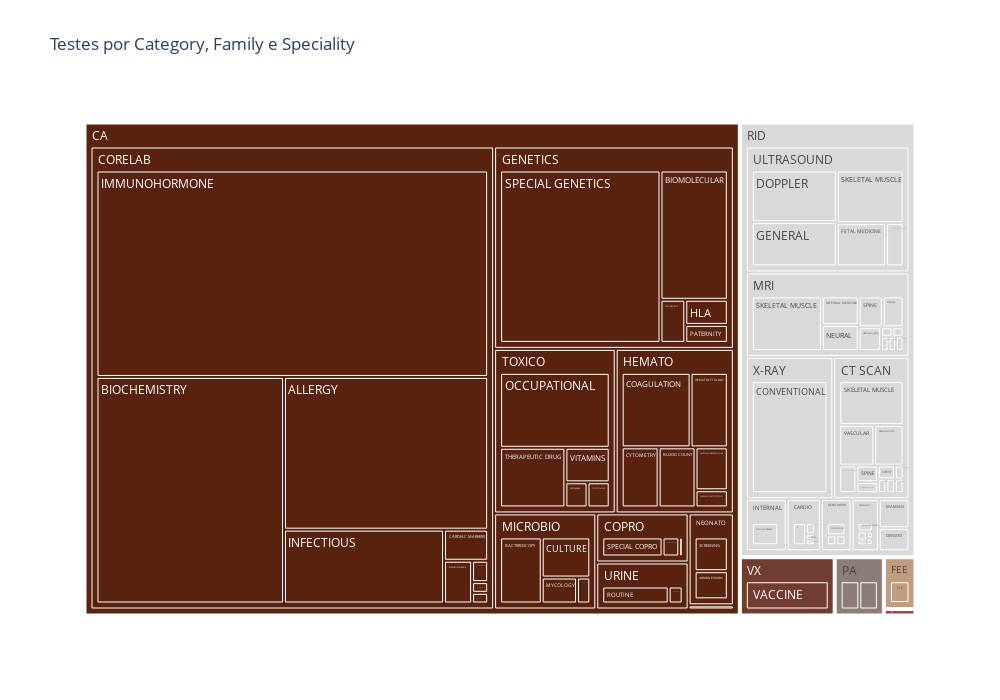

The code cell stored with this chart in its notebook:
### Code cell
colors = ['#D9D9D9', '#59220E', '#BF9D7E', '#8C7D77', '#733C30', '#ac3a4e']

fig = px.treemap(categorias_testes,
                 path=["Category","Family","Speciality"],
                 values='CodItem',
                 color='Category',
                 color_discrete_sequence = colors,
                 width=1000, height=700,
                 title="Testes por Category, Family e Speciality",)

fig.show()

### Figure 1 — Plotly figure (JSON) as saved in the notebook; plotly's stock layout.template omitted (floating-point values rounded to 4 significant figures)
{"data": [{"branchvalues": "total", "customdata": [["RID"], ["CA"], ["CA"], ["CA"], ["RID"], ["CA"], ["RID"], ["CA"], ["RID"], ["CA"], ["RID"], ["RID"], ["FEE"], ["RID"], ["RID"], ["RID"], ["RID"], ["RID"], ["RID"], ["CA"], ["FEE"], ["FEE"], ["CA"], ["PA"], ["CA"], ["CA"], ["CA"], ["CA"], ["CA"], ["CA"], ["RID"], ["RID"], ["RID"], ["RID"], ["RID"], ["CA"], ["RID"], ["RID"], ["RID"], ["RID"], ["CA"], ["CA"], ["CA"], ["PA"], ["CA"], ["CA"], ["CA"], ["FEE"], ["CA"], ["RID"], ["CA"], ["RID"], ["RID"], ["RID"], ["CA"], ["CA"], ["CA"], ["RID"], ["RID"], ["CA"], ["RID"], ["CA"], ["CA"], ["VX"], ["RID"], ["RID"], ["CA                                      "], ["RID"], ["CA"], ["CA"], ["CA"], ["CA"], ["CA"], ["RID"], ["RID"], ["RID"], ["RID"], ["RID"], ["RID"], ["PA"], ["RID"], ["RID"], ["RID"], ["RID"], ["RID"], ["CA"], ["RID"], ["RID"], ["CA"], ["PA"], ["RID"], ["CA"], ["RID"], ["PA"], ["RID"], ["CA"], ["CA"], ["RID"], ["PA"], ["RID"], ["CA"], ["FEE"], ["RID"], ["CA"], ["CA                                      "], ["RID"], ["CA"], ["RID"], ["RID"], ["CA"], ["RID"], ["CA"], ["CA"], ["RID"], ["CA"], ["VX"], ["RID"], ["CA"], ["CA                                      "], ["FEE"], ["PA"], ["RID"], ["VX"]], "domain": {"x": [0, 1], "y": [0, 1]}, "hovertemplate": "labels=%{label}<br>CodItem=%{value}<br>parent=%{parent}<br>id=%{id}<br>Category=%{customdata[0]}<extra></extra>", "ids": ["RID/CARDIO/ABPM", "CA/MICROBIO/CULTURE", "CA/GENETICS/CYTOGENETIC", "CA/HEMATO/CYTOMETRY", "RID/DENSITO/DENSITOMETRY", "CA/DIAG/DIAGNOSTIC MEDICINE", "RID/ULTRASOUND/DOPPLER", "CA/TOXICO/DRUG ABUSE", "RID/CARDIO/ECHOCARDIOGRAPHY", "CA/CORELAB/ELECTROPHORESIS", "RID/GASTROENT/ENDOSCOPY", "RID/CARDIO/ERGOMETRY", "FEE/FEE/FEE", "RID/ULTRASOUND/FETAL MEDICINE", "RID/MRI/GENERAL", "RID/ULTRASOUND/GENERAL", "RID/X-RAY/CONVENTIONAL", "RID/GENITOURIN/COLPOSCOPY", "RID/CT SCAN/FETAL MEDICINE", "CA/HEMATO/COAGULATION", "FEE/FEE/AC / AP / VACCINE RATE", "FEE/FEE/AC RATE", "CA/CORELAB/ALLERGY", "PA/ANATOMO/ANATOMOPATHOLOGICAL", "CA/MICROBIO/BACTEROSCOPY", "CA/CORELAB/BIOCHEMISTRY", "CA/GENETICS/BIOMOLECULAR", "CA/CORELAB/AUTOIMMUNITY", "CA/CORELAB/BLOOD GAS", "CA/CORELAB/CARDIAC MARKERS", "RID/INTERNAL/CARDIOTOCOGRAPHY", "RID/CT SCAN/CARDIOVASCULAR", "RID/MRI/CARDIOVASCULAR", "RID/CT SCAN/CHEST", "RID/MRI/CHEST", "CA/HEMATO/BLOOD COUNT", "RID/GASTROENT/COLONOSCOPY", "RID/CARDIO/GRAPHICAL METHODS", "RID/CT SCAN/HEAD AND NECK", "RID/MRI/HEAD AND NECK", "CA/HEMATO/HEMATOCYTOLOGY", "CA/COPRO/HIDDEN BLOOD", "CA/HEMATO/IMMUNOHEMATOLOGY", "PA/ANATOMO/IMMUNOHISTOCHEMISTRY", "CA/HEMATO/IMMUNOFETOTYPING", "CA/GENETICS/HLA", "CA/CORELAB/POCT", "FEE/FEE/RESEARCH FEE", "CA/URINE/ROUTINE", "RID/INTERNAL/SCINTILOGRAPHY", "CA/NEONATO/SCREENING", "RID/CT SCAN/SKELETAL MUSCLE", "RID/MRI/SKELETAL MUSCLE", "RID/ULTRASOUND/SKELETAL MUSCLE", "CA/URINE/SPECIAL", "CA/COPRO/SPECIAL COPRO", "CA/GENETICS/SPECIAL GENETICS", "RID/CT SCAN/SPINE", "RID/MRI/SPINE", "CA/TOXICO/THERAPEUTIC DRUG", "RID/GASTROENT/THERAPY", "CA/TOXICO/TOXICOLOGY", "CA/MICROBIO/UROCULTURE", "VX/VACCINE/VACCINE", "RID/CT SCAN/VASCULAR", "RID/MRI/VASCULAR", "CA                                      /GENETICS/SPECIAL GENETICS", "RID/GENITOURIN/PENISCOPY", "CA/CORELAB/IMMUNOHORMONE", "CA/COPRO/PARASITOLOGY", "CA/TOXICO/VITAMINS", "CA/NEONATO/INBORN ERRORS", "CA/CORELAB/INFECTIOUS", "RID/CT SCAN/INTERNAL MEDICINE", "RID/MRI/INTERNAL MEDICINE", "RID/GASTROENT/INVASIVE PROCEDURE", "RID/MAMMO/INVASIVE PROCEDURE", "RID/ULTRASOUND/INVASIVE PROCEDURE", "RID/GASTROENT/LARYNGOSCOPY", "PA/CYTO/LIQUID CYTOLOGY", "RID/MRI/MAMA", "RID/MAMMO/MAMMOGRAPHY", "RID/CT SCAN/MAT / MED", "RID/MAMMO/MAT / MED", "RID/MRI/MAT / MED", "CA/MICROBIO/MYCOLOGY", "RID/CT SCAN/NEURAL", "RID/MRI/NEURAL", "CA/TOXICO/OCCUPATIONAL", "PA/CYTO/ONCOTIC CYTOLOGY", "RID/CT SCAN/OTHERS", "CA/GENETICS/PATERNITY", "RID/GENITOURIN/VULVOSCOPY", "PA/ANATOMO", "RID/CARDIO", "CA/COPRO", "CA/CORELAB", "RID/CT SCAN", "PA/CYTO", "RID/DENSITO", "CA/DIAG", "FEE/FEE", "RID/GASTROENT", "CA/GENETICS", "CA                                      /GENETICS", "RID/GENITOURIN", "CA/HEMATO", "RID/INTERNAL", "RID/MAMMO", "CA/MICROBIO", "RID/MRI", "CA/NEONATO", "CA/TOXICO", "RID/ULTRASOUND", "CA/URINE", "VX/VACCINE", "RID/X-RAY", "CA", "CA                                      ", "FEE", "PA", "RID", "VX"], "labels": ["ABPM", "CULTURE", "CYTOGENETIC", "CYTOMETRY", "DENSITOMETRY", "DIAGNOSTIC MEDICINE", "DOPPLER", "DRUG ABUSE", "ECHOCARDIOGRAPHY", "ELECTROPHORESIS", "ENDOSCOPY", "ERGOMETRY", "FEE", "FETAL MEDICINE", "GENERAL", "GENERAL", "CONVENTIONAL", "COLPOSCOPY", "FETAL MEDICINE", "COAGULATION", "AC / AP / VACCINE RATE", "AC RATE", "ALLERGY", "ANATOMOPATHOLOGICAL", "BACTEROSCOPY", "BIOCHEMISTRY", "BIOMOLECULAR", "AUTOIMMUNITY", "BLOOD GAS", "CARDIAC MARKERS", "CARDIOTOCOGRAPHY", "CARDIOVASCULAR", "CARDIOVASCULAR", "CHEST", "CHEST", "BLOOD COUNT", "COLONOSCOPY", "GRAPHICAL METHODS", "HEAD AND NECK", "HEAD AND NECK", "HEMATOCYTOLOGY", "HIDDEN BLOOD", "IMMUNOHEMATOLOGY", "IMMUNOHISTOCHEMISTRY", "IMMUNOFETOTYPING", "HLA", "POCT", "RESEARCH FEE", "ROUTINE", "SCINTILOGRAPHY", "SCREENING", "SKELETAL MUSCLE", "SKELETAL MUSCLE", "SKELETAL MUSCLE", "SPECIAL", "SPECIAL COPRO", "SPECIAL GENETICS", "SPINE", "SPINE", "THERAPEUTIC DRUG", "THERAPY", "TOXICOLOGY", "UROCULTURE", "VACCINE", "VASCULAR", "VASCULAR", "SPECIAL GENETICS", "PENISCOPY", "IMMUNOHORMONE", "PARASITOLOGY", "VITAMINS", "INBORN ERRORS", "INFECTIOUS", "INTERNAL MEDICINE", "INTERNAL MEDICINE", "INVASIVE PROCEDURE", "INVASIVE PROCEDURE", "INVASIVE PROCEDURE", "LARYNGOSCOPY", "LIQUID CYTOLOGY", "MAMA", "MAMMOGRAPHY", "MAT / MED", "MAT / MED", "MAT / MED", "MYCOLOGY", "NEURAL", "NEURAL", "OCCUPATIONAL", "ONCOTIC CYTOLOGY", "OTHERS", "PATERNITY", "VULVOSCOPY", "ANATOMO", "CARDIO", "COPRO", "CORELAB", "CT SCAN", "CYTO", "DENSITO", "DIAG", "FEE", "GASTROENT", "GENETICS", "GENETICS", "GENITOURIN", "HEMATO", "INTERNAL", "MAMMO", "MICROBIO", "MRI", "NEONATO", "TOXICO", "ULTRASOUND", "URINE", "VACCINE", "X-RAY", "CA", "CA                                      ", "FEE", "PA", "RID", "VX"], "marker": {"colors": ["#D9D9D9", "#59220E", "#59220E", "#59220E", "#D9D9D9", "#59220E", "#D9D9D9", "#59220E", "#D9D9D9", "#59220E", "#D9D9D9", "#D9D9D9", "#BF9D7E", "#D9D9D9", "#D9D9D9", "#D9D9D9", "#D9D9D9", "#D9D9D9", "#D9D9D9", "#59220E", "#BF9D7E", "#BF9D7E", "#59220E", "#8C7D77", "#59220E", "#59220E", "#59220E", "#59220E", "#59220E", "#59220E", "#D9D9D9", "#D9D9D9", "#D9D9D9", "#D9D9D9", "#D9D9D9", "#59220E", "#D9D9D9", "#D9D9D9", "#D9D9D9", "#D9D9D9", "#59220E", "#59220E", "#59220E", "#8C7D77", "#59220E", "#59220E", "#59220E", "#BF9D7E", "#59220E", "#D9D9D9", "#59220E", "#D9D9D9", "#D9D9D9", "#D9D9D9", "#59220E", "#59220E", "#59220E", "#D9D9D9", "#D9D9D9", "#59220E", "#D9D9D9", "#59220E", "#59220E", "#733C30", "#D9D9D9", "#D9D9D9", "#ac3a4e", "#D9D9D9", "#59220E", "#59220E", "#59220E", "#59220E", "#59220E", "#D9D9D9", "#D9D9D9", "#D9D9D9", "#D9D9D9", "#D9D9D9", "#D9D9D9", "#8C7D77", "#D9D9D9", "#D9D9D9", "#D9D9D9", "#D9D9D9", "#D9D9D9", "#59220E", "#D9D9D9", "#D9D9D9", "#59220E", "#8C7D77", "#D9D9D9", "#59220E", "#D9D9D9", "#8C7D77", "#D9D9D9", "#59220E", "#59220E", "#D9D9D9", "#8C7D77", "#D9D9D9", "#59220E", "#BF9D7E", "#D9D9D9", "#59220E", "#ac3a4e", "#D9D9D9", "#59220E", "#D9D9D9", "#D9D9D9", "#59220E", "#D9D9D9", "#59220E", "#59220E", "#D9D9D9", "#59220E", "#733C30", "#D9D9D9", "#59220E", "#ac3a4e", "#BF9D7E", "#8C7D77", "#D9D9D9", "#733C30"]}, "name": "", "parents": ["RID/CARDIO", "CA/MICROBIO", "CA/GENETICS", "CA/HEMATO", "RID/DENSITO", "CA/DIAG", "RID/ULTRASOUND", "CA/TOXICO", "RID/CARDIO", "CA/CORELAB", "RID/GASTROENT", "RID/CARDIO", "FEE/FEE", "RID/ULTRASOUND", "RID/MRI", "RID/ULTRASOUND", "RID/X-RAY", "RID/GENITOURIN", "RID/CT SCAN", "CA/HEMATO", "FEE/FEE", "FEE/FEE", "CA/CORELAB", "PA/ANATOMO", "CA/MICROBIO", "CA/CORELAB", "CA/GENETICS", "CA/CORELAB", "CA/CORELAB", "CA/CORELAB", "RID/INTERNAL", "RID/CT SCAN", "RID/MRI", "RID/CT SCAN", "RID/MRI", "CA/HEMATO", "RID/GASTROENT", "RID/CARDIO", "RID/CT SCAN", "RID/MRI", "CA/HEMATO", "CA/COPRO", "CA/HEMATO", "PA/ANATOMO", "CA/HEMATO", "CA/GENETICS", "CA/CORELAB", "FEE/FEE", "CA/URINE", "RID/INTERNAL", "CA/NEONATO", "RID/CT SCAN", "RID/MRI", "RID/ULTRASOUND", "CA/URINE", "CA/COPRO", "CA/GENETICS", "RID/CT SCAN", "RID/MRI", "CA/TOXICO", "RID/GASTROENT", "CA/TOXICO", "CA/MICROBIO", "VX/VACCINE", "RID/CT SCAN", "RID/MRI", "CA                                      /GENETICS", "RID/GENITOURIN", "CA/CORELAB", "CA/COPRO", "CA/TOXICO", "CA/NEONATO", "CA/CORELAB", "RID/CT SCAN", "RID/MRI", "RID/GASTROENT", "RID/MAMMO", "RID/ULTRASOUND", "RID/GASTROENT", "PA/CYTO", "RID/MRI", "RID/MAMMO", "RID/CT SCAN", "RID/MAMMO", "RID/MRI", "CA/MICROBIO", "RID/CT SCAN", "RID/MRI", "CA/TOXICO", "PA/CYTO", "RID/CT SCAN", "CA/GENETICS", "RID/GENITOURIN", "PA", "RID", "CA", "CA", "RID", "PA", "RID", "CA", "FEE", "RID", "CA", "CA                                      ", "RID", "CA", "RID", "RID", "CA", "RID", "CA", "CA", "RID", "CA", "VX", "RID", "", "", "", "", "", ""], "type": "treemap", "values": [1, 17, 7, 16, 4, 1, 35, 4, 6, 7, 2, 1, 4, 17, 1, 30, 70, 5, 1, 37, 2, 1, 182, 6, 24, 248, 57, 2, 1, 8, 1, 2, 1, 2, 1, 16, 3, 2, 10, 5, 20, 1, 10, 1, 4, 7, 1, 1, 19, 11, 12, 24, 36, 28, 4, 18, 181, 3, 7, 28, 1, 4, 3, 27, 12, 6, 1, 2, 472, 5, 11, 10, 69, 4, 10, 1, 1, 6, 1, 1, 1, 3, 1, 1, 1, 8, 1, 9, 59, 6, 1, 5, 2, 7, 10, 24, 990, 61, 7, 4, 1, 8, 8, 257, 1, 9, 103, 12, 5, 52, 78, 22, 106, 116, 23, 27, 70, 1578, 1, 8, 14, 373, 27]}], "layout": {"height": 700, "legend": {"tracegroupgap": 0}, "title": {"text": "Testes por Category, Family e Speciality"}, "treemapcolorway": ["#D9D9D9", "#59220E", "#BF9D7E", "#8C7D77", "#733C30", "#ac3a4e"], "width": 1000}}
